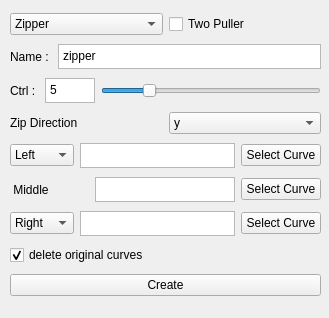
<?xml version="1.0" encoding="UTF-8"?>
<ui version="4.0">
 <class>ZipCreator</class>
 <widget class="QWidget" name="ZipCreator">
  <property name="geometry">
   <rect>
    <x>0</x>
    <y>0</y>
    <width>329</width>
    <height>318</height>
   </rect>
  </property>
  <property name="windowTitle">
   <string>Form</string>
  </property>
  <widget class="QWidget" name="layoutWidget">
   <property name="geometry">
    <rect>
     <x>10</x>
     <y>10</y>
     <width>311</width>
     <height>295</height>
    </rect>
   </property>
   <layout class="QVBoxLayout" name="verticalLayout">
    <item>
     <layout class="QHBoxLayout" name="horizontalLayout">
      <item>
       <widget class="QComboBox" name="type_CB">
        <property name="currentIndex">
         <number>1</number>
        </property>
        <item>
         <property name="text">
          <string>LipZip</string>
         </property>
        </item>
        <item>
         <property name="text">
          <string>Zipper</string>
         </property>
        </item>
       </widget>
      </item>
      <item>
       <widget class="QCheckBox" name="puller_CB">
        <property name="text">
         <string>Two Puller</string>
        </property>
       </widget>
      </item>
     </layout>
    </item>
    <item>
     <layout class="QHBoxLayout" name="horizontalLayout_7">
      <item>
       <widget class="QLabel" name="label_4">
        <property name="text">
         <string>Name : </string>
        </property>
       </widget>
      </item>
      <item>
       <widget class="QPlainTextEdit" name="name_PTE">
        <property name="maximumSize">
         <size>
          <width>16777215</width>
          <height>25</height>
         </size>
        </property>
        <property name="verticalScrollBarPolicy">
         <enum>Qt::ScrollBarAlwaysOff</enum>
        </property>
        <property name="plainText">
         <string>zipper</string>
        </property>
       </widget>
      </item>
     </layout>
    </item>
    <item>
     <layout class="QHBoxLayout" name="horizontalLayout_3">
      <item>
       <widget class="QLabel" name="label_2">
        <property name="text">
         <string>Ctrl : </string>
        </property>
       </widget>
      </item>
      <item>
       <widget class="QPlainTextEdit" name="ctlAmount_PTE">
        <property name="maximumSize">
         <size>
          <width>50</width>
          <height>25</height>
         </size>
        </property>
        <property name="verticalScrollBarPolicy">
         <enum>Qt::ScrollBarAlwaysOff</enum>
        </property>
        <property name="plainText">
         <string>5 </string>
        </property>
       </widget>
      </item>
      <item>
       <widget class="QSlider" name="ctlAmount_HRSD">
        <property name="mouseTracking">
         <bool>false</bool>
        </property>
        <property name="acceptDrops">
         <bool>false</bool>
        </property>
        <property name="maximum">
         <number>25</number>
        </property>
        <property name="value">
         <number>5</number>
        </property>
        <property name="orientation">
         <enum>Qt::Horizontal</enum>
        </property>
        <property name="invertedAppearance">
         <bool>false</bool>
        </property>
        <property name="invertedControls">
         <bool>false</bool>
        </property>
        <property name="tickPosition">
         <enum>QSlider::NoTicks</enum>
        </property>
       </widget>
      </item>
     </layout>
    </item>
    <item>
     <layout class="QHBoxLayout" name="horizontalLayout_2">
      <item>
       <widget class="QLabel" name="label">
        <property name="text">
         <string>Zip Direction</string>
        </property>
       </widget>
      </item>
      <item>
       <widget class="QComboBox" name="zipDir_CB">
        <property name="currentIndex">
         <number>1</number>
        </property>
        <item>
         <property name="text">
          <string>x</string>
         </property>
        </item>
        <item>
         <property name="text">
          <string>y</string>
         </property>
        </item>
        <item>
         <property name="text">
          <string>z</string>
         </property>
        </item>
        <item>
         <property name="text">
          <string>-x</string>
         </property>
        </item>
        <item>
         <property name="text">
          <string>-y</string>
         </property>
        </item>
        <item>
         <property name="text">
          <string>-z</string>
         </property>
        </item>
       </widget>
      </item>
     </layout>
    </item>
    <item>
     <layout class="QHBoxLayout" name="horizontalLayout_4">
      <item>
       <widget class="QComboBox" name="curve_01_CB">
        <item>
         <property name="text">
          <string>Left</string>
         </property>
        </item>
        <item>
         <property name="text">
          <string>Lower</string>
         </property>
        </item>
        <item>
         <property name="text">
          <string>Front</string>
         </property>
        </item>
       </widget>
      </item>
      <item>
       <widget class="QPlainTextEdit" name="selectCurve_01_PTE">
        <property name="maximumSize">
         <size>
          <width>16777215</width>
          <height>25</height>
         </size>
        </property>
        <property name="verticalScrollBarPolicy">
         <enum>Qt::ScrollBarAlwaysOff</enum>
        </property>
       </widget>
      </item>
      <item>
       <widget class="QPushButton" name="selectCurve_01_BTTN">
        <property name="text">
         <string>Select Curve</string>
        </property>
       </widget>
      </item>
     </layout>
    </item>
    <item>
     <layout class="QHBoxLayout" name="horizontalLayout_6">
      <item>
       <widget class="QLabel" name="label_3">
        <property name="text">
         <string> Middle            </string>
        </property>
       </widget>
      </item>
      <item>
       <widget class="QPlainTextEdit" name="selectCurve_00_PTE">
        <property name="maximumSize">
         <size>
          <width>16777215</width>
          <height>25</height>
         </size>
        </property>
        <property name="verticalScrollBarPolicy">
         <enum>Qt::ScrollBarAlwaysOff</enum>
        </property>
       </widget>
      </item>
      <item>
       <widget class="QPushButton" name="selectCurve_00_BTTN">
        <property name="text">
         <string>Select Curve</string>
        </property>
       </widget>
      </item>
     </layout>
    </item>
    <item>
     <layout class="QHBoxLayout" name="horizontalLayout_5">
      <item>
       <widget class="QComboBox" name="curve_02_CB">
        <property name="currentIndex">
         <number>0</number>
        </property>
        <item>
         <property name="text">
          <string>Right</string>
         </property>
        </item>
        <item>
         <property name="text">
          <string>Upper</string>
         </property>
        </item>
        <item>
         <property name="text">
          <string>Back</string>
         </property>
        </item>
       </widget>
      </item>
      <item>
       <widget class="QPlainTextEdit" name="selectCurve_02_PTE">
        <property name="maximumSize">
         <size>
          <width>16777215</width>
          <height>25</height>
         </size>
        </property>
        <property name="verticalScrollBarPolicy">
         <enum>Qt::ScrollBarAlwaysOff</enum>
        </property>
       </widget>
      </item>
      <item>
       <widget class="QPushButton" name="selectCurve_02_BTTN">
        <property name="text">
         <string>Select Curve</string>
        </property>
       </widget>
      </item>
     </layout>
    </item>
    <item>
     <widget class="QCheckBox" name="delCurve_CB">
      <property name="text">
       <string>delete original curves</string>
      </property>
      <property name="checked">
       <bool>true</bool>
      </property>
     </widget>
    </item>
    <item>
     <widget class="QPushButton" name="create_BTTN">
      <property name="text">
       <string>Create</string>
      </property>
     </widget>
    </item>
   </layout>
  </widget>
 </widget>
 <resources/>
 <connections/>
</ui>
